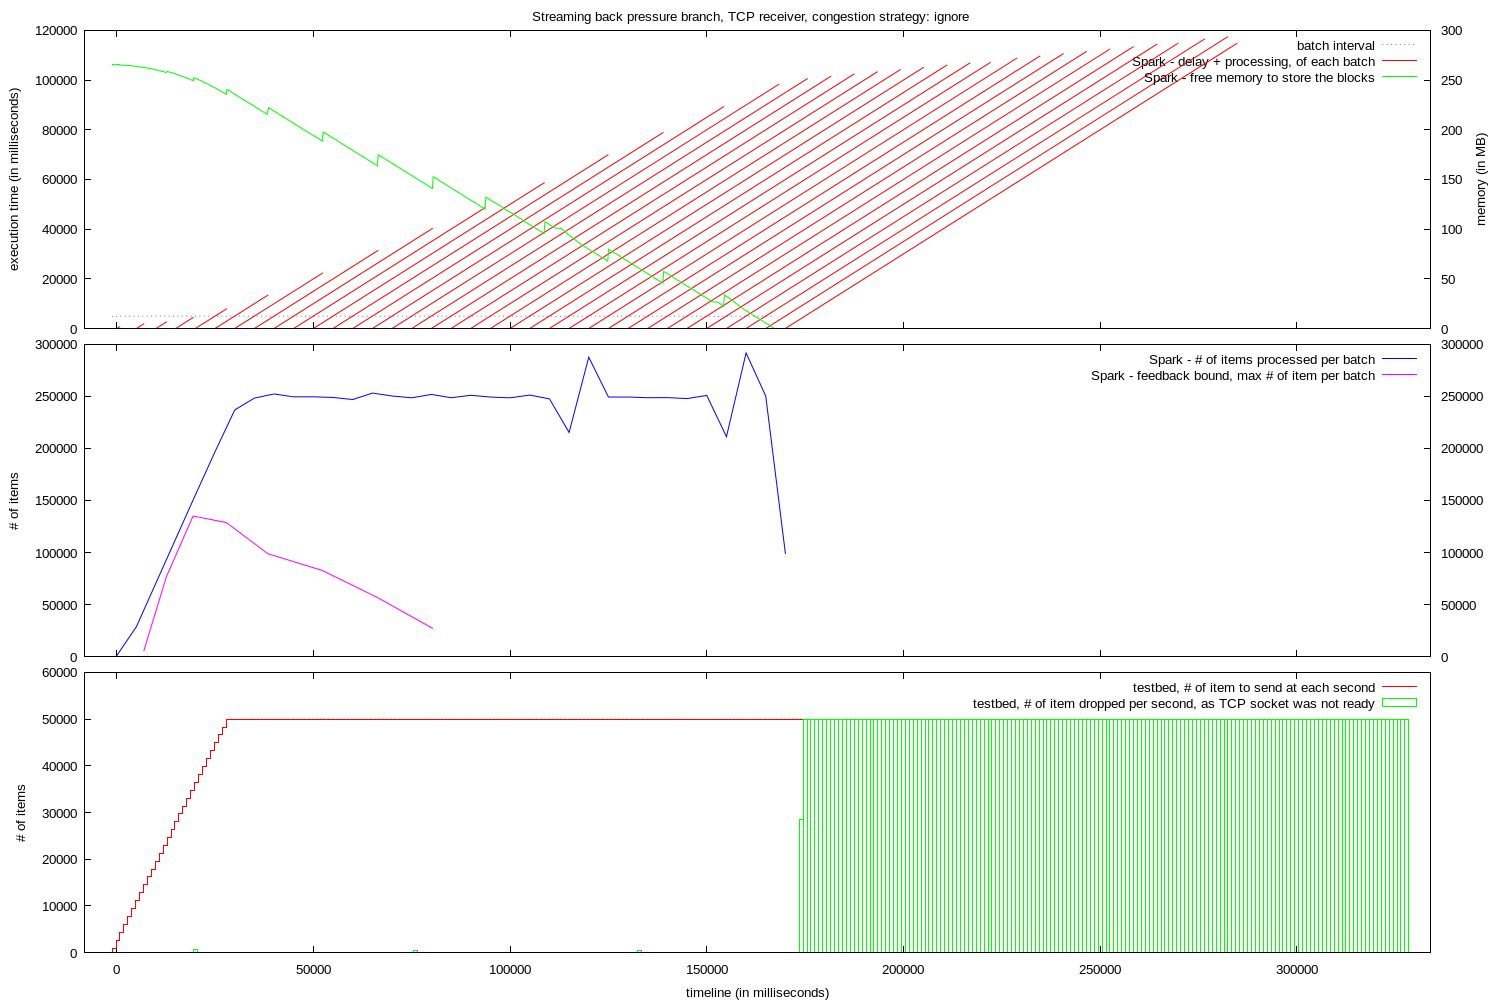

The script that saved this image:

set y2range [0:]
set y2tics
set yrange [0:]
set lmargin 12
set rmargin 10

set style arrow 1 nohead ls 1
set ytics nomirror

set terminal pngcairo dashed enhanced font "arial,10" fontscale 1.0 size 1500,1000
set output "graph.png"

set multiplot layout 3, 1 title "Streaming back pressure branch, TCP receiver, congestion strategy: ignore"

set xrange [ -8203 : 333991 ]
set xtics format " "
set bmargin 1
set ylabel "execution time (in milliseconds)"
set y2label "memory (in MB)"

plot "memory.log" using 1:(5000) with line lt 0 lc 3 title "batch interval", \
  "execution.log" using 2:(0):($1-$2):($1-$2) with vector title "Spark - delay + processing, of each batch" arrowstyle 1, \
  "memory.log" using 1:($2/1024) axes x1y2 with lines title "Spark - free memory to store the blocks" lt 1 lc 2
 


set tmargin 0
set ylabel "# of items"
set y2label "drop ratio"

plot "execution.log" using 2:4 with line title "Spark - # of items processed per batch" lt 1 lc 3, \
  "feedback.log" using 1:($2 * 25) with lines title "Spark - feedback bound, max # of item per batch" lt 1 lc 4


set xlabel "timeline (in milliseconds)"


set xtics format "%g"
set bmargin 3
set ylabel "# of items"
unset y2label
unset y2tics


set yrange [ 0 : 60000 ]
set y2range [ 0 : 60000 ]

set boxwidth 1000

plot "tick.log" using 1:2 with steps title "testbed, # of item to send at each second" lt 1 lc 1, \
  "droppedValuesPerSecond.log" using 1:2 with boxes title "testbed, # of item dropped per second, as TCP socket was not ready" lt 1 lc 2


unset multiplot
